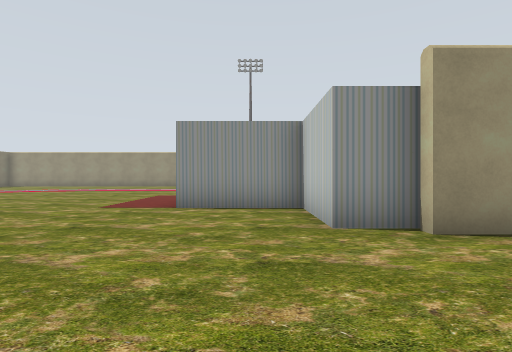
[1] (above)

22 first-person views from a walk through a Gazebo world. The camera is 1.3 m above the floor, looks level and sees 80° across. The floor is counted in squares, 2 m on a side. Each view is taken from the middle of a square. On the plan, view 1 faces up. The plan holds only what a view shows up to about 10 squares ahead; the rest is blank. Robots are left out. Simple shapes stand in for some stock models. Some surface patterns are stand-ins.

[2]
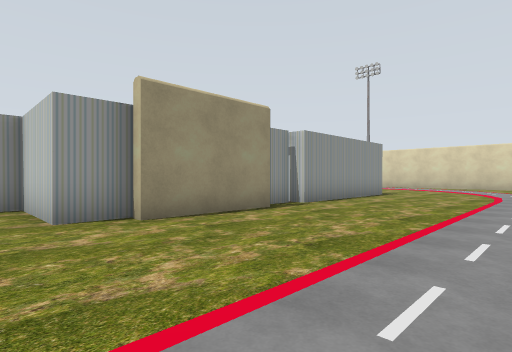

[3]
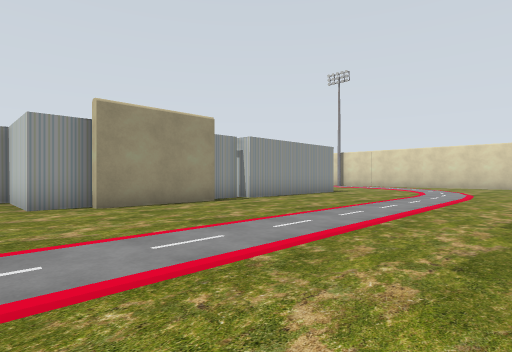

[4]
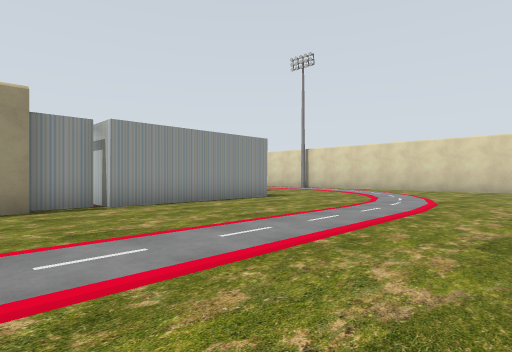

[5]
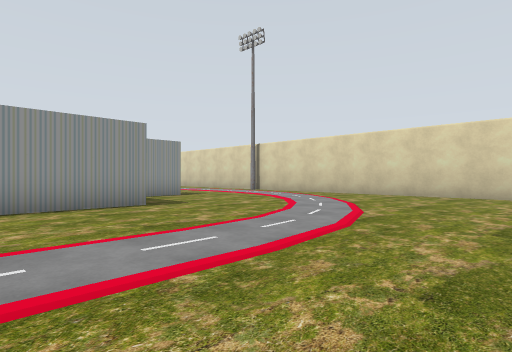

[6]
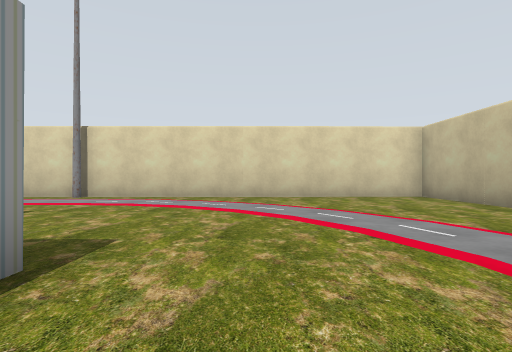

[7]
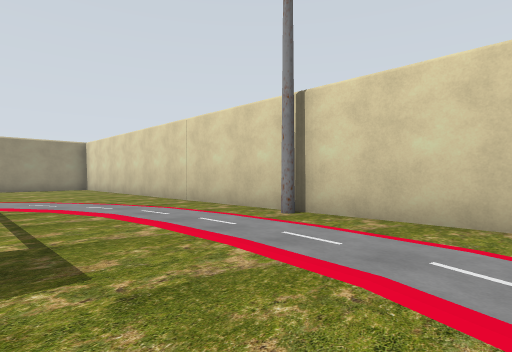

[8]
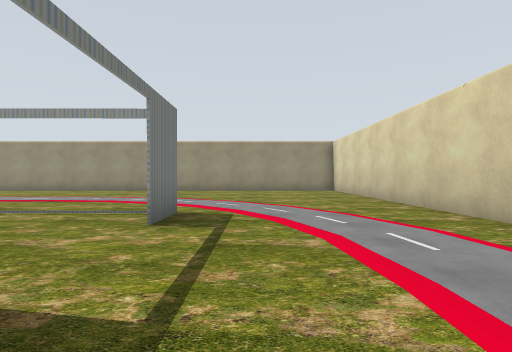

[9]
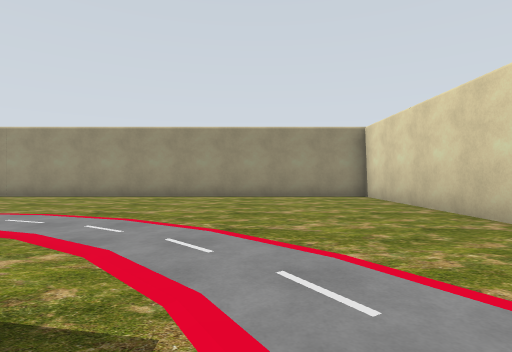

[10]
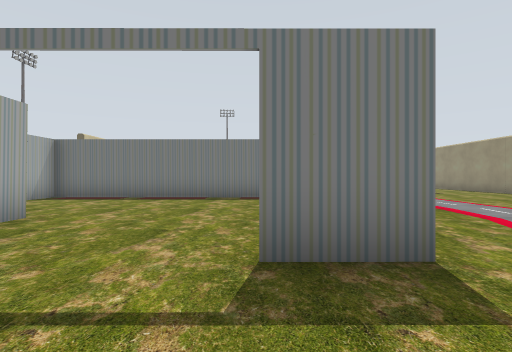

[11]
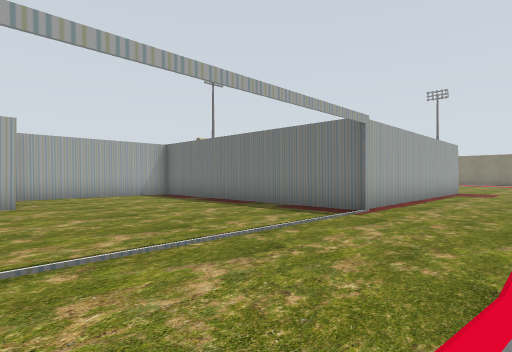

[12]
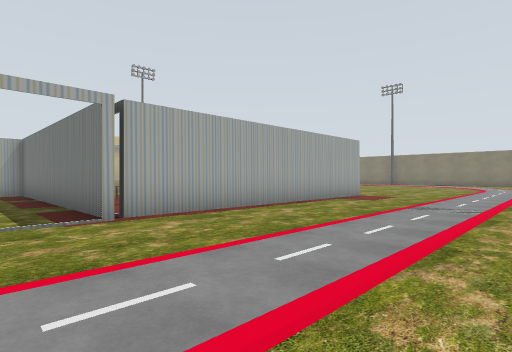

[13]
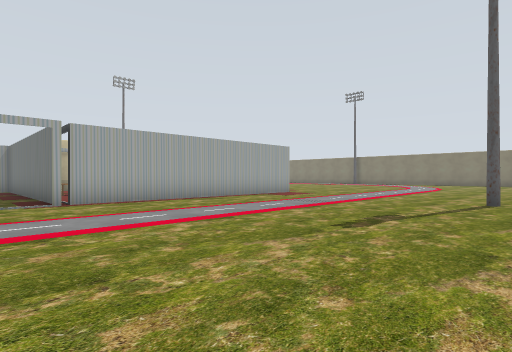

[14]
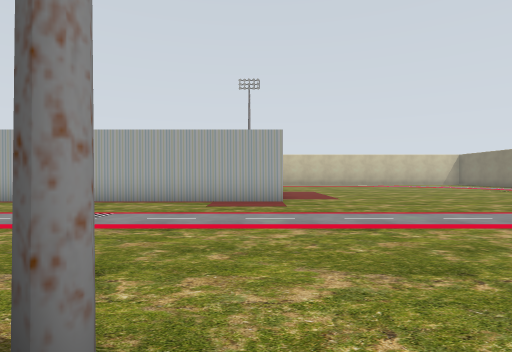

[15]
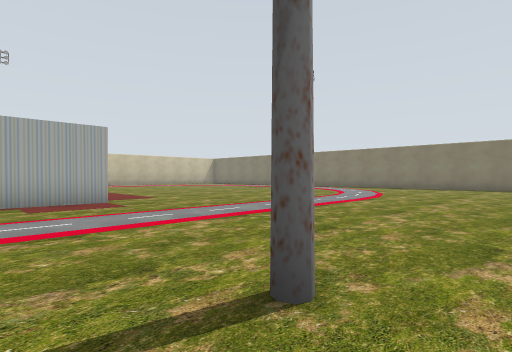

[16]
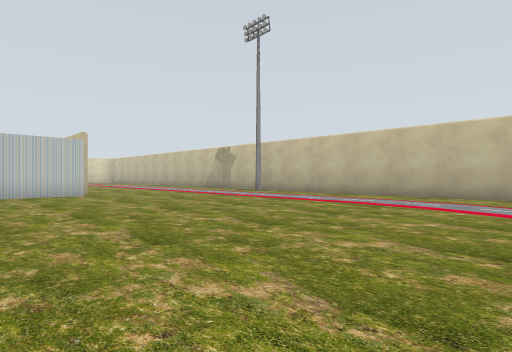

[17]
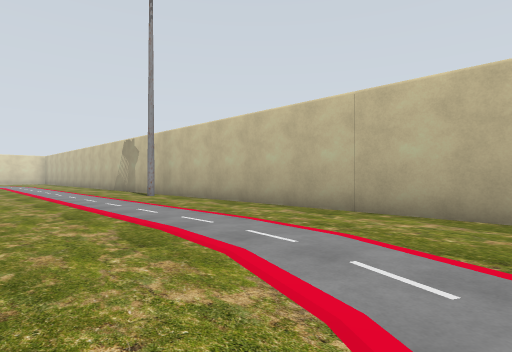

[18]
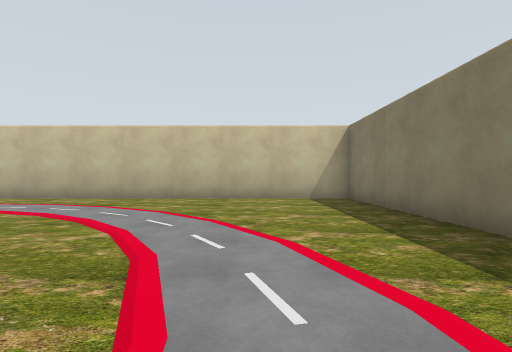

[19]
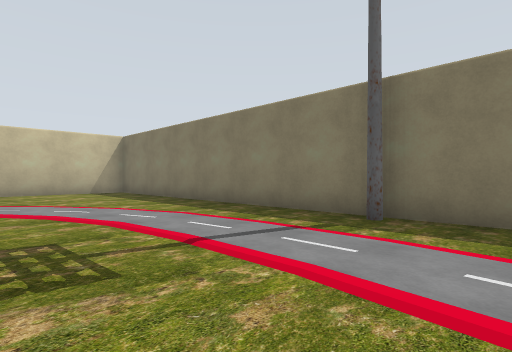

[20]
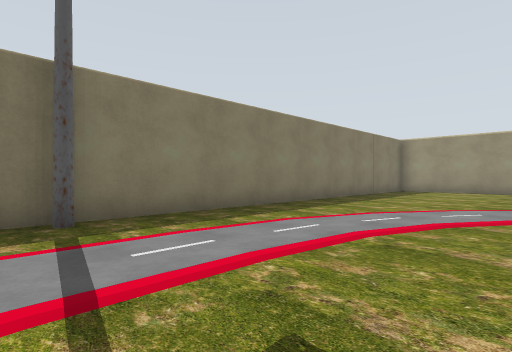

[21]
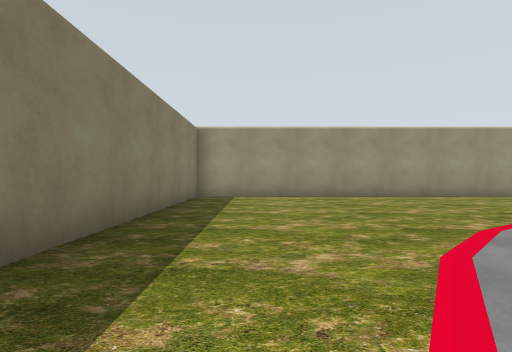

[22]
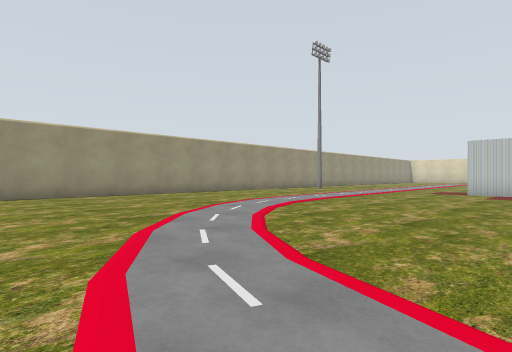

### Floor plan
Key: @ floor where view 1 was taken; # wall or solid block; . floor; S shop; O other object.
Columns run from 16 left of view 1 to 19 right of it. Each row starts with its distance up from view 1.
 20 ###########            #############
 19 #.........  ...... ................#
 18 #...............#..................#
 17 #..................................#
 16 #..................................#
 15 #..................................#
 14 #..................................#
 13 #..................................#
 12 #..................................#
 11 #..............SS S  SS.......S....#
 10 #..............       S.......S....#
  9 #............         S............#
  8 #.....   .....       OS............#
  7 #.............       OS.......S....#
  6 #................S    S....SSS.....#
  5 #................S    S.... .......#
  4 #................SS##SSSSSSS.......#
  3 #..................................#
  2 #..................................#
  1 #..................................#
  0 #...............@..................#
 -1 #..................................#
 -2 #..................................#
 -3 #..............#.............. ....#
 -4 ################               #####

Where each view was taken, in squares from view 1:
view 1: 0 up, 0 right, facing up
view 2: 1 down, 0 right, facing up-right
view 3: 3 down, 0 right, facing up-right
view 4: 3 down, 4 right, facing up-right
view 5: 3 down, 8 right, facing up-right
view 6: 2 up, 9 right, facing right
view 7: 4 up, 14 right, facing up-right
view 8: 6 up, 15 right, facing up
view 9: 10 up, 15 right, facing up
view 10: 10 up, 16 right, facing left
view 11: 14 up, 12 right, facing down-left
view 12: 16 up, 8 right, facing down-left
view 13: 19 up, 8 right, facing down-left
view 14: 19 up, 1 left, facing down
view 15: 19 up, 1 right, facing down-left
view 16: 7 up, 10 left, facing down-right
view 17: 2 up, 10 left, facing down-right
view 18: 6 up, 13 left, facing down
view 19: 9 up, 11 left, facing down-left
view 20: 6 up, 11 left, facing up-left
view 21: 10 up, 14 left, facing up
view 22: 9 up, 14 left, facing up-right
